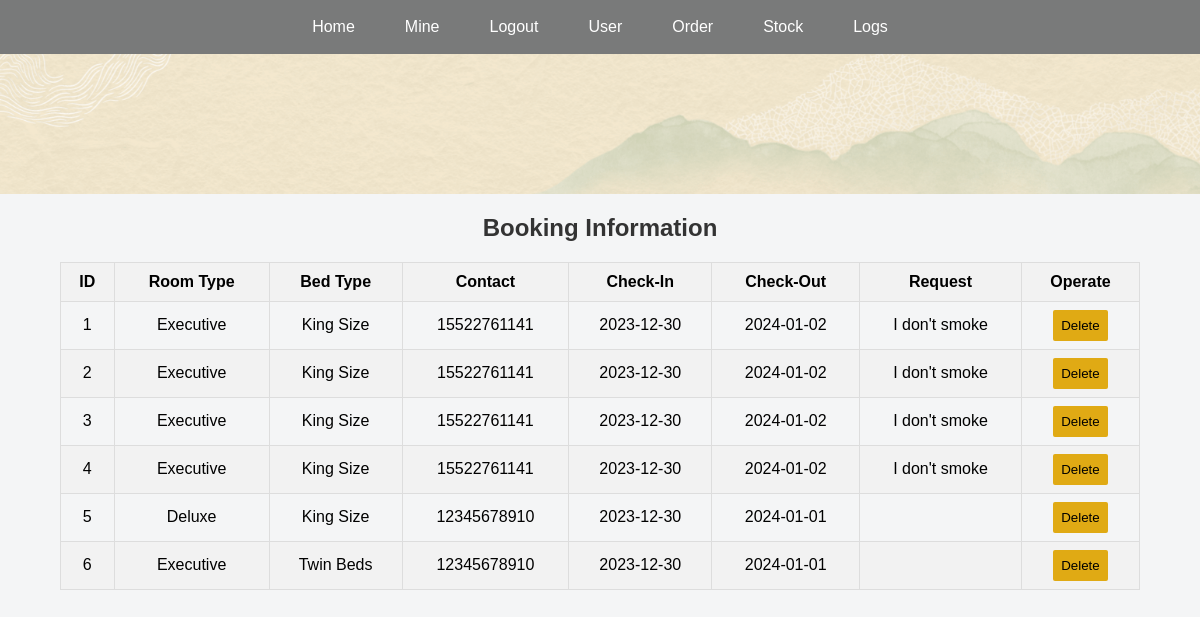
/orderInfor (signed in), run on an earlier commit of the app's database.
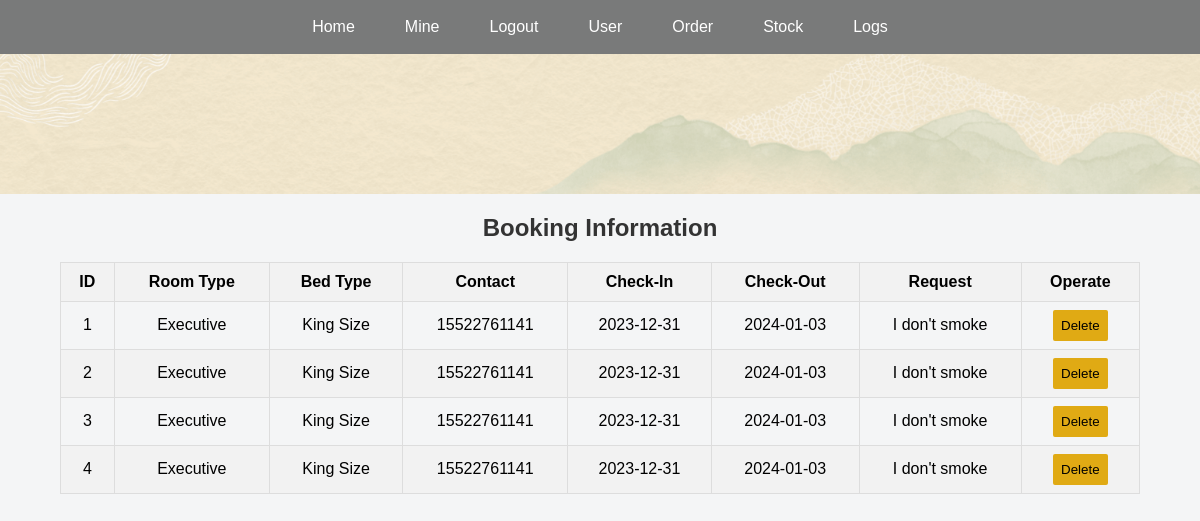
And on a later commit of the database.
### app.py (models this page shows)
class Booking(db.Model):
    id = db.Column(db.Integer, primary_key=True)
    customer_id = db.Column(db.Integer, db.ForeignKey('customer.id'))
    room_id = db.Column(db.Integer, db.ForeignKey('room.id'))
    check_in_date = db.Column(db.DateTime, nullable=False)
    check_out_date = db.Column(db.DateTime, nullable=False)
    payment_status = db.Column(db.String(100), nullable=False)
    special_request = db.Column(db.Text)

class RoomType(db.Model):
    id = db.Column(db.Integer, primary_key=True)
    type_name = db.Column(db.String(100), nullable=False)
    image_filename = db.Column(db.String(100))
    rooms = db.relationship('Room', backref='room_type', lazy=True)

class BedType(db.Model):
    id = db.Column(db.Integer, primary_key=True)
    bed_type = db.Column(db.String(100), nullable=False)
    rooms = db.relationship('Room', backref='bed_type', lazy=True)

class Customer(db.Model):
    id = db.Column(db.Integer, primary_key=True)
    first_name = db.Column(db.String(100), nullable=False)
    last_name = db.Column(db.String(100), nullable=False)
    contact = db.Column(db.String(100), unique=True, nullable=False)
    password = db.Column(db.String(200), nullable=False)
    bookings = db.relationship('Booking', backref='customer', lazy=True)

### app.py (the view)
@app.route('/orderInfor')
def orderInfor():
    user_logged_in = 'user_logged_in' in session
    admin_logged_in = 'admin_logged_in' in session
    if 'admin_logged_in' not in session:
        abort(404)
    bookings = Booking.query.join(Room, RoomType, BedType, Customer).all()
    return render_template('orderInfor.html',
                           bookings=bookings, user_logged_in=user_logged_in,
                           admin_logged_in=admin_logged_in)

### templates/orderInfor.html (shortened to what this page needs)
<!DOCTYPE html>
<html lang="en">
<head>
    <link rel="stylesheet" href="{{ url_for('static', filename='style.css') }}">
</head>
<body class="admin-bg">
    {% include 'nav.html' %}
    <div class="user-header"></div>
    <div class="table-container">
        <h2>Booking Information</h2>
        <table>
            <thead>
                <tr>
                    <th>ID</th>
                    <th>Room Type</th>
                    <th>Bed Type</th>
                    <th>Contact</th>
                    <th>Check-In</th>
                    <th>Check-Out</th>
                    <th class="request-column">Request</th>
                    <th>Operate</th>
                </tr>
            </thead>
            <tbody>
                {% for booking in bookings %}
                    <tr>
                        <td>{{ booking.id }}</td>
                        <td>{{ booking.room.room_type.type_name }}</td>
                        <td>{{ booking.room.bed_type.bed_type }}</td>
                        <td>{{ booking.customer.contact }}</td>
                        <td>{{ booking.check_in_date.strftime('%Y-%m-%d') }}</td>
                        <td>{{ booking.check_out_date.strftime('%Y-%m-%d') }}</td>
                        <td class="request-column">{{ booking.special_request }}</td>
                        <td>
                            <form action="{{ url_for('delete_order', order_id=booking.id) }}" method="post">
                                <input tabindex="0" type="submit" class="admin-submit-btn" value="Delete">
                            </form>
                        </td>
                    </tr>
                {% endfor %}
            </tbody>
        </table>
    </div>
</body>
</html>

What changed in the data, as far as the page shows it:
removed Booking: id "5", room.room_type.type_name "Deluxe", room.bed_type.bed_type "King Size", customer.contact "12345678910", check_in_date "2023-12-30", check_out_date "2024-01-01"
removed Booking: id "6", room.room_type.type_name "Executive", room.bed_type.bed_type "Twin Beds", customer.contact "12345678910", check_in_date "2023-12-30", check_out_date "2024-01-01"
changed Booking id 1: check_in_date "2023-12-30" → "2023-12-31"; check_out_date "2024-01-02" → "2024-01-03"
changed Booking id 2: check_in_date "2023-12-30" → "2023-12-31"; check_out_date "2024-01-02" → "2024-01-03"
changed Booking id 3: check_in_date "2023-12-30" → "2023-12-31"; check_out_date "2024-01-02" → "2024-01-03"
changed Booking id 4: check_in_date "2023-12-30" → "2023-12-31"; check_out_date "2024-01-02" → "2024-01-03"
